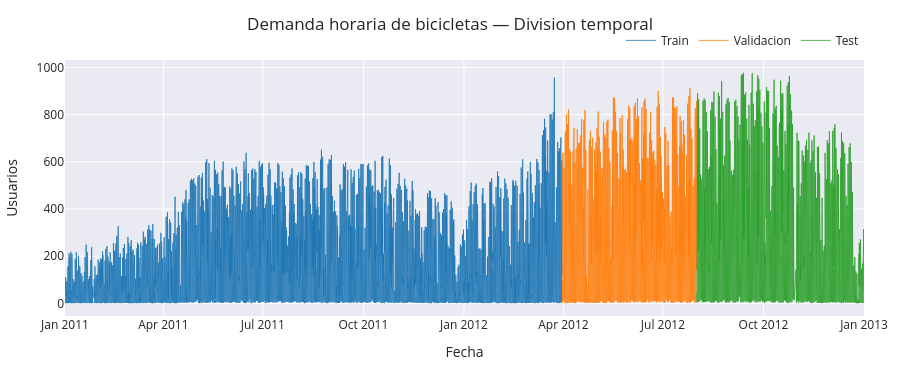

Notebook code for this chart:
### Code cell
# Visualizacion interactiva de la division temporal
# ==============================================================================
fig = go.Figure()
fig.add_trace(go.Scatter(
    x=data_train.index, y=data_train['users'],
    mode='lines', name='Train',
    line=dict(color='#1f77b4', width=0.8)
))
fig.add_trace(go.Scatter(
    x=data_val.index, y=data_val['users'],
    mode='lines', name='Validacion',
    line=dict(color='#ff7f0e', width=0.8)
))
fig.add_trace(go.Scatter(
    x=data_test.index, y=data_test['users'],
    mode='lines', name='Test',
    line=dict(color='#2ca02c', width=0.8)
))
fig.update_layout(
    title  = 'Demanda horaria de bicicletas — Division temporal',
    xaxis_title = 'Fecha',
    yaxis_title = 'Usuarios',
    legend = dict(orientation='h', yanchor='bottom', y=1.02, xanchor='right', x=1),
    height = 370,
    margin = dict(l=20, r=20, t=60, b=20)
)
fig.show()

### Figure 1 — Plotly figure (JSON) as saved in the notebook; plotly's stock layout.template omitted (floating-point values rounded to 4 significant figures; data arrays with more than 128 entries replaced by an {"elided": "..."} marker saying what was removed)
{"data": [{"line": {"color": "#1f77b4", "width": 0.8}, "mode": "lines", "name": "Train", "type": "scatter", "x": {"elided": "10920 str values"}, "y": {"elided": "10920 int values"}}, {"line": {"color": "#ff7f0e", "width": 0.8}, "mode": "lines", "name": "Validacion", "type": "scatter", "x": {"elided": "2952 str values"}, "y": {"elided": "2952 int values"}}, {"line": {"color": "#2ca02c", "width": 0.8}, "mode": "lines", "name": "Test", "type": "scatter", "x": {"elided": "3672 str values"}, "y": {"elided": "3672 int values"}}], "layout": {"height": 370, "legend": {"orientation": "h", "x": 1, "xanchor": "right", "y": 1.02, "yanchor": "bottom"}, "margin": {"b": 20, "l": 20, "r": 20, "t": 60}, "title": {"text": "Demanda horaria de bicicletas — Division temporal"}, "xaxis": {"title": {"text": "Fecha"}}, "yaxis": {"title": {"text": "Usuarios"}}}}
